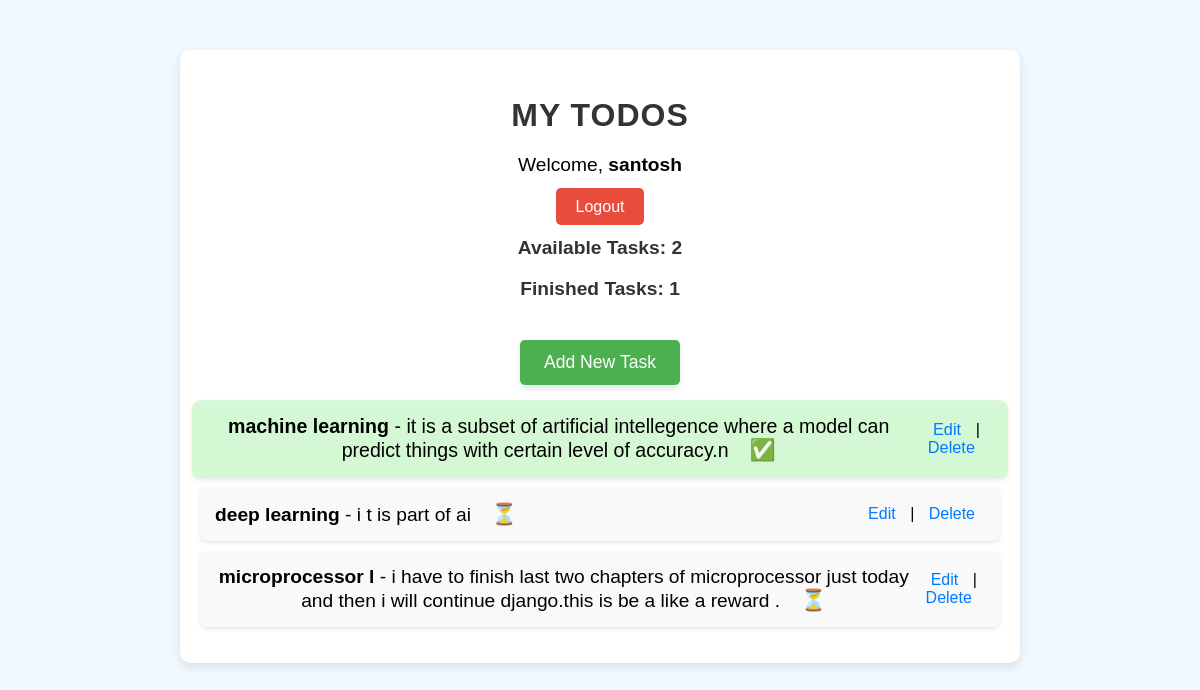
Page /Todo_list (signed in) on the committed database.
### sg/models.py (models this page shows, shortened)
class Todo(models.Model):
    user = models.ForeignKey(User, on_delete=models.CASCADE)  #  Each TODO belongs to a user
    title = models.CharField(max_length=255)
    description = models.TextField(blank=True, null=True)
    completed = models.BooleanField(default=False)  # Check if the task is completed
    created_at = models.DateTimeField(auto_now_add=True)

### sg/views.py (the view)
# urls.py: path('Todo_list',views.Todo_list,name='Todo_list'),
def Todo_list(request):
    if request.user.is_anonymous:
        return redirect('login_user')
    todos = Todo.objects.filter(user=request.user)  #  Show only logged-in user's todos
    available_tasks = todos.filter(completed=False).count()
    finished_tasks = todos.filter(completed=True).count()
    data = {
        'todos': todos,
        'available_tasks': available_tasks,
        'finished_tasks': finished_tasks
    }
    return render(request, 'todo_list.html', data)  #  Pass the data to the template

### templates/todo_list.html (shortened to what this page needs)
{% extends "base.html" %}
{% block custom_css %}
{% load static %}
<link rel="stylesheet" href="{% static 'todo.css' %}"/>
{% endblock custom_css %}
{% block body %}
<div class="todo-container">
    <h2>My TODOs</h2>
    <div class="user-info">
        <p>Welcome, <strong>{{ request.user.username }}</strong></p>
        <a href="{% url 'logout_user' %}" class="logout-button">Logout</a>
    </div>
    <div class="task-summary">
        <p><strong>Available Tasks:</strong> <span id="available-tasks">{{ available_tasks }}</span></p>
        <p><strong>Finished Tasks:</strong> <span id="finished-tasks">{{ finished_tasks }}</span></p>
    </div>
    <a href="{% url 'create_todo' %}" class="add-task-button">Add New Task</a>
    <ul class="todo-list">
        {% for todo in todos %}
        <li class="todo-item {% if todo.completed %}completed{% endif %}">
            <div class="todo-details">
                <strong>{{ todo.title }}</strong> - {{ todo.description }}
                <span class="status {% if todo.completed %}completed-status{% else %}in-progress-status{% endif %}">
                    {% if todo.completed %} ✅ {% else %} ⏳ {% endif %}
                </span>
            </div>
            <div class="todo-actions">
                <a href="{% url 'update_todo' pk=todo.id %}" class="edit-button">Edit</a> |
                <a href="{% url 'delete_todo' pk=todo.id %}" class="delete-button">Delete</a>
            </div>
        </li>
        {% endfor %}
    </ul>
</div>
{% endblock body %}
{% block custom_js %}
{% load static %}
{% endblock custom_js %}

### static/todo.css (style rules this page uses)
body { margin: 0; padding: 0; font-family: Arial, sans-serif; background: #f0f8ff; animation: backgroundAnimation 10s ease infinite; }
.todo-container { max-width: 800px; margin: 50px auto; padding: 20px; background-color: #fff; border-radius: 10px; box-shadow: 0 4px 8px rgba(0, 0, 0, 0.1); text-align: center; animation: slideIn 0.5s ease-out; }
h2 { font-size: 2rem; color: #333; margin-bottom: 20px; text-transform: uppercase; letter-spacing: 1px; }
.add-task-button { display: inline-block; padding: 12px 24px; margin-top: 20px; background-color: #4CAF50; color: white; text-decoration: none; border-radius: 5px; font-size: 1.1rem; box-shadow: 0 4px 6px rgba(0, 0, 0, 0.1); transition: background-color 0.3s ease, transform 0.2s ease; }
.todo-list { list-style-type: none; padding: 0; }
.todo-item { background-color: #f9f9f9; margin: 10px 0; padding: 15px; border-radius: 8px; box-shadow: 0 2px 4px rgba(0, 0, 0, 0.1); display: flex; justify-content: space-between; align-items: center; transition: background-color 0.3s ease, transform 0.2s ease; }
.todo-item.completed { background-color: #d3f8d3; transform: scale(1.02); }
.todo-details { font-size: 1.2rem; }
.todo-actions a { margin: 0 10px; text-decoration: none; color: #007BFF; transition: color 0.3s ease; }
.status { font-size: 1.3rem; padding-left: 15px; }
.completed-status { color: green; }
.in-progress-status { color: orange; }
.user-info { text-align: center; margin-bottom: 20px; font-size: 1.2rem; }
.logout-button { background-color: #e74c3c; color: white; padding: 10px 20px; border-radius: 5px; text-decoration: none; font-size: 1rem; transition: background-color 0.3s ease, transform 0.2s ease; }
.task-summary { margin: 20px 0; font-size: 1.2rem; color: #333; }
.task-summary span { font-weight: bold; }

### rows in the picture
Todo: title "machine learning", description "it is a subset of artificial intellegence where a model can predict things with certain level of accuracy.n"
Todo: title "deep learning", description "i t is part of ai"
Todo: title "microprocessor l", description "i have to finish last two chapters of microprocessor just today and then i will continue django.this is be a like a reward ."

### other values in the picture
{{ request.user.username }} "santosh"
{{ available_tasks }} "2"
{{ finished_tasks }} "1"
